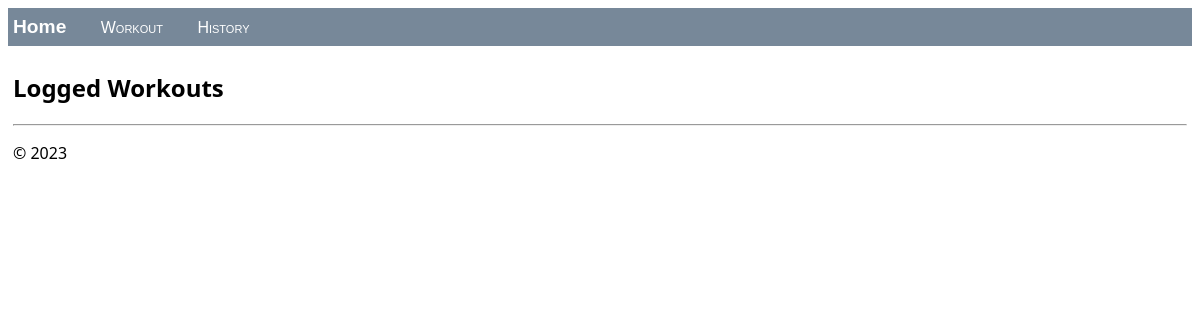
Before: / with the older database file.
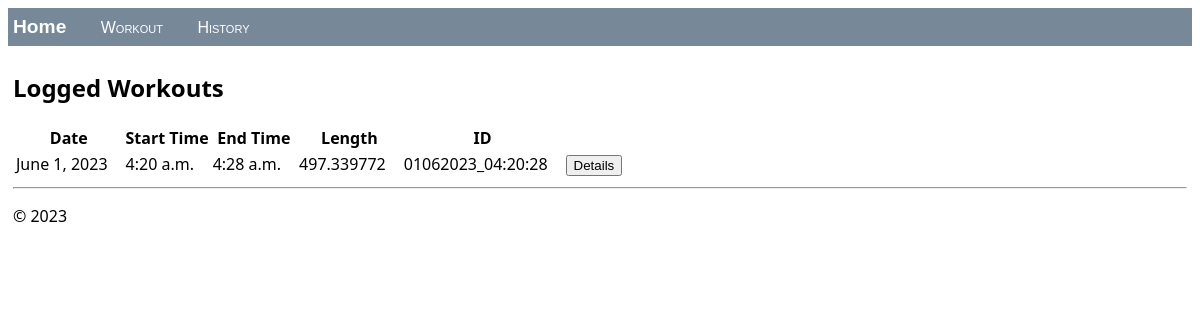
After: the same page with the newer database file.
### hello/models.py (models this page shows, shortened)
class Workout(models.Model):
    id = models.CharField(primary_key=True, max_length=100, default=datetime.datetime.now().strftime("%d%m%Y_%H:%M:%S"))
    date = models.DateField(default=datetime.datetime.now().date())
    time_start = models.DateTimeField(default=timezone.make_aware(datetime.datetime.now()))
    time_end = models.DateTimeField(default=timezone.make_aware(datetime.datetime.now()))
    length = models.FloatField(default=0)
    status = models.BooleanField(default=False)
    print(f'INSTANTIATED Workout at {datetime.datetime.now().strftime("%m/%d/%Y, %H:%M:%S")}')

### hello/views.py (the view)
# urls.py: path("", views.home, name="home"),
def home(request):
    workout_list_view = Workout.objects.filter(status=True).order_by("id")
    if request.method == "POST" and request.POST.get('details'):
        return redirect('specific_workout', request.POST.get('details'))
    else:
        print('rendering all workouts:',workout_list_view)
        return render(request,'hello/home.html',{'workout_list': workout_list_view})

### hello/templates/hello/home.html (shortened to what this page needs)
{% extends "hello/layout.html" %}
{% block content %}
    <h2>Logged Workouts</h2>
    {% if workout_list %}
        <table class="workout_list">
            <thead>
            <tr>
                <th>Date</th>
                <th>Start Time</th>
                <th>End Time</th>
                <th>Length</th>
                <th>ID</th>
                <th></th>
            </tr>
            </thead>
            <tbody>
            {% for workout in workout_list %}
                <tr>
                    <td>{{ workout.date | date }}</td>
                    <td>{{ workout.time_start | time }}</td>
                    <td>{{ workout.time_end | time }}</td>
                    <td>{{ workout.length }}</td>
                    <td>{{ workout.id }}</td>
                    <td>
                        <form method="POST" class="log-form" enctype= multipart/form-data>
                            <button type="submit" class="save btn btn-default" name="details" value="{{ workout.id }}">Details</button>
                        </form>
                    </td>
                </tr>
            {% endfor %}
            </tbody>
        </table>
    {% endif %}
{% endblock %}

Changed rows visible on the page:
now on this page (row edited): Workout: date "June 1, 2023", time_start "4:20 a.m.", time_end "4:28 a.m.", length "497.339772", id "01062023_04:20:28"
Other visible differences:
text now shown: "Date Start Time End Time Length ID"
